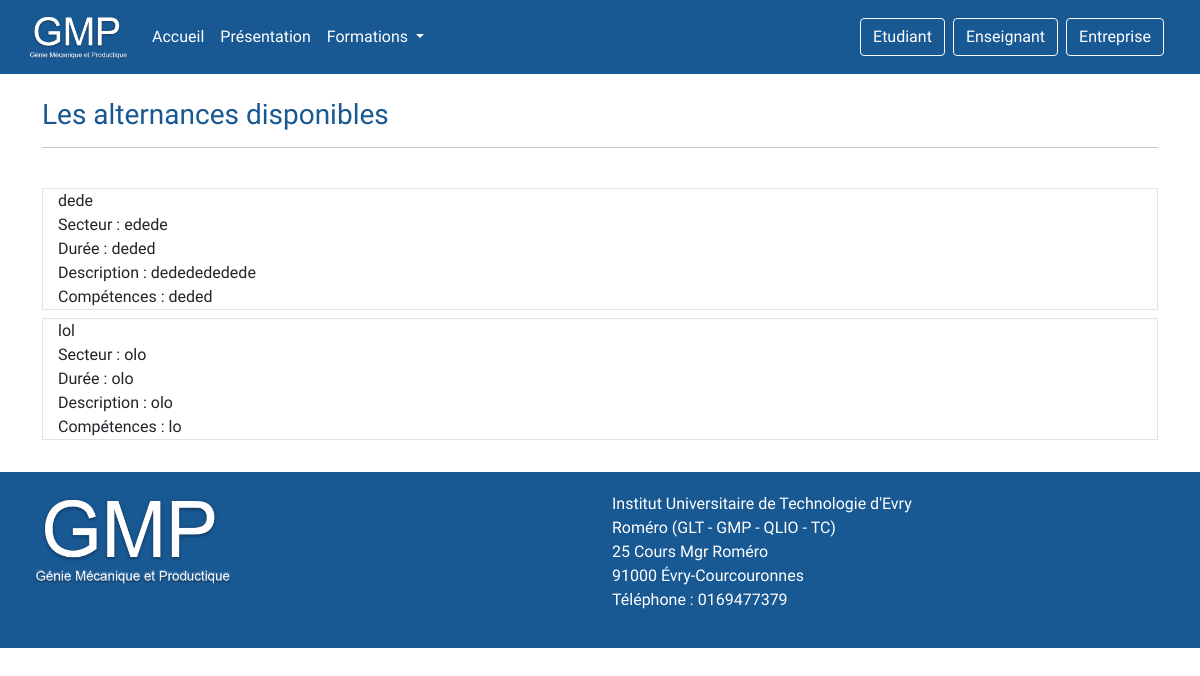
Page /liste-alternance-etudiant.php on the committed database.
### tables this page shows
CREATE TABLE `alternances` (
  `id` int(11) NOT NULL,
  `name` varchar(255) NOT NULL,
  `duree` varchar(255) NOT NULL,
  `secteur` varchar(255) NOT NULL,
  `description` text NOT NULL,
  `competences` text NOT NULL
);

### liste-alternance-etudiant.php (the view)
<?php include('header.php')
?>
<div class="container pt-4">
    <h3>Les alternances disponibles</h3>
    <hr>
</div>
<div class="container pt-4">
    <div class="row">
        <form action="./controller/add-note.php" method="post">
            <div class="mb-3">
            <?php require_once('./controller/config.php');
                $query = "SELECT * FROM alternances";
                $req = $conn->prepare($query);
                $req->execute();
                $result = $req->fetchAll();
                foreach ($result as $offre) { ?>
                    <div class="col-12 border mb-2">
                        <div><?php echo $offre['name']; ?></div>
                        <div> Secteur : <?php echo $offre['secteur']; ?></div>
                        <div> Durée : <?php echo $offre['duree']; ?></div>
                        <div> Description : <?php echo $offre['description']; ?></div>
                        <div> Compétences : <?php echo $offre['competences']; ?></div>
                    </div>
                <?php } ?>
            </div>
        </form>
    </div>
</div>
<?php include('footer.php') ?>

### assets/css/style.css (style rules this page uses)
body { font-family: "Oswald", sans-serif !important; }
.container h3 { color: #185893; }

### rows in the picture
alternances: name "dede", secteur "edede", duree "deded", description "dededededede", competences "deded"
alternances: name "lol", secteur "olo", duree "olo", description "olo", competences "lo"
